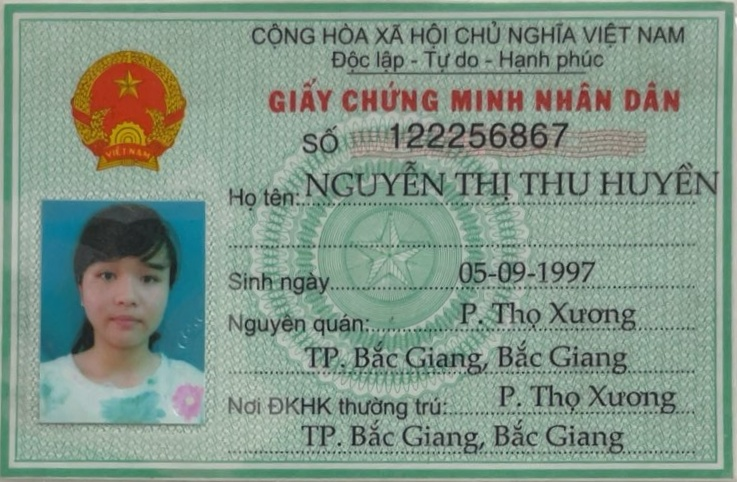
#> input picture tests/id_card.jpg, 737 x 482 px
$ python -i rec_img_aug.py   (imports and definitions only)   (Python 2 division)   (older library calls are emulated)
#> lines starting #> are read from the running program, lines starting #| are printed output that depends on the picture
# copyright (c) 2020 PaddlePaddle Authors. All Rights Reserve.
#
# Licensed under the Apache License, Version 2.0 (the "License");
# you may not use this file except in compliance with the License.
# You may obtain a copy of the License at
#
#    http://www.apache.org/licenses/LICENSE-2.0
#
# Unless required by applicable law or agreed to in writing, software
# distributed under the License is distributed on an "AS IS" BASIS,
# WITHOUT WARRANTIES OR CONDITIONS OF ANY KIND, either express or implied.
# See the License for the specific language governing permissions and
# limitations under the License.

import math
import cv2
import numpy as np
import random
from PIL import Image
from .text_image_aug import tia_perspective, tia_stretch, tia_distort


class RecAug(object):
    def __init__(self, use_tia=True, aug_prob=0.4, **kwargs):
        self.use_tia = use_tia
        self.aug_prob = aug_prob

    def __call__(self, data):
        img = data['image']
        img = warp(img, 10, self.use_tia, self.aug_prob)
        data['image'] = img
        return data


class ClsResizeImg(object):
    def __init__(self, image_shape, **kwargs):
        self.image_shape = image_shape

    # [5 lines left out: function __call__, not called in this run]


class NRTRRecResizeImg(object):
    def __init__(self, image_shape, resize_type, **kwargs):
        self.image_shape = image_shape
        self.resize_type = resize_type

    # [12 lines left out: function __call__, not called in this run]


class RecResizeImg(object):
    # [17 lines left out: functions __init__, __call__, not called in this run]


class SRNRecResizeImg(object):
    # [233 lines left out: functions __init__, __call__, resize_norm_img, resize_norm_img_chinese, resize_norm_img_srn, srn_other_inputs and 6 more, not called in this run]


class Config:
    """
    Config
    """

    # [167 lines left out: functions __init__, make, rad, get_warpR, get_warpAffine, warp, not called in this run]

>>> import cv2
>>> picture = cv2.imread('../../../tests/id_card.jpg', cv2.IMREAD_GRAYSCALE)
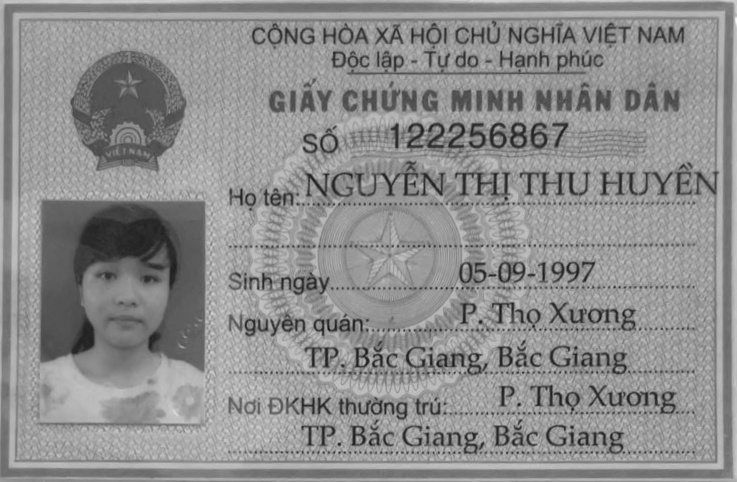
#> picture: shape (482, 737); min 19, max 250, mean 141.5
>>> result = RecAug()(picture)
#> (the run stopped early here; a loop or call above may not have finished)
